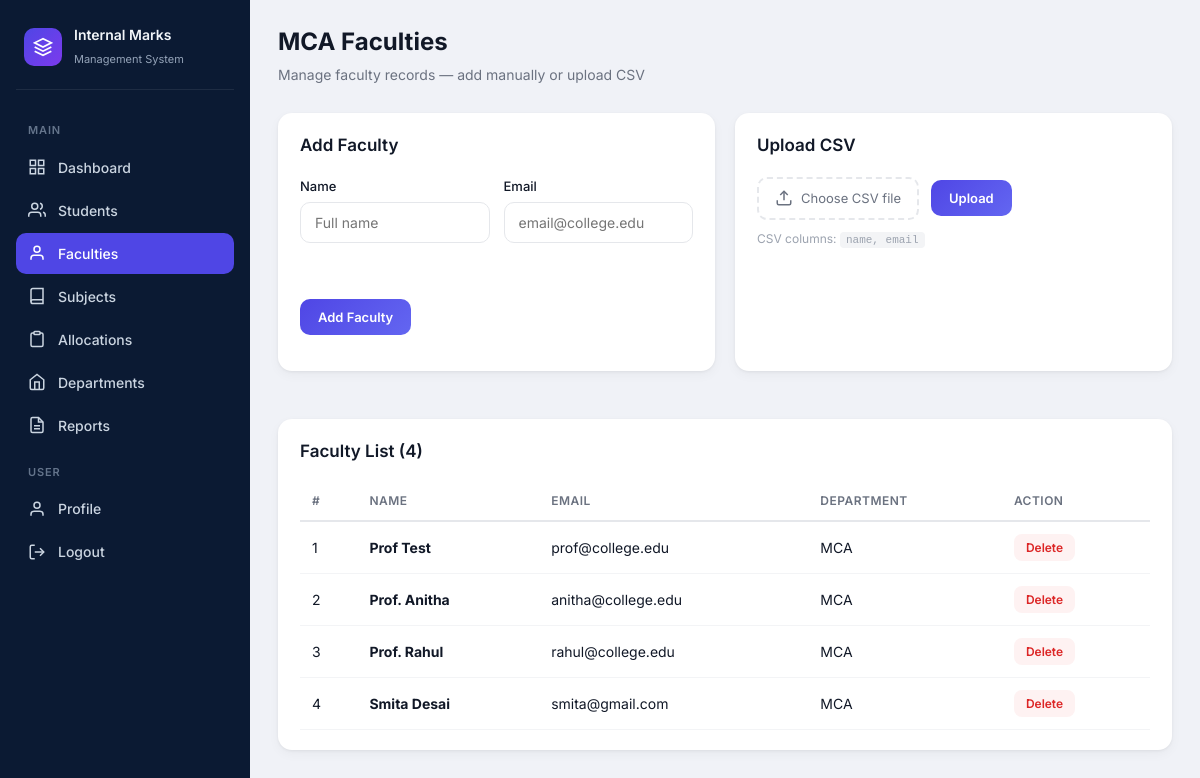
/faculties (signed in), run on the app's committed database.
### tables this page shows
CREATE TABLE faculties (
            id INTEGER PRIMARY KEY AUTOINCREMENT,
            name TEXT NOT NULL,
            email TEXT UNIQUE NOT NULL,
            department TEXT NOT NULL DEFAULT 'MCA',
            password TEXT NOT NULL,
            created_at TEXT NOT NULL
        );

### app.py (the view, shortened to what this page needs)
@app.route("/faculties", methods=["GET", "POST"])
@admin_required
def faculties():
    return render_template(
        "faculties.html",
        admin_name=session.get("admin_name", "Admin"),
        faculties=db.get_faculties(),
        active_page="faculties",
    )

### app.py (called while the page is built)
def admin_required(f):
    @wraps(f)
    def decorated(*args, **kwargs):
        if not session.get("logged_in") or session.get("role") != "admin":
            return redirect(url_for("login"))
        return f(*args, **kwargs)
    return decorated

### database.py (called while the page is built)
def get_faculties(department=DEPARTMENT):
    stmt = select(faculties).where(faculties.c.department == department).order_by(faculties.c.name)
    with engine.connect() as conn:
        rows = conn.execute(stmt).mappings().all()
    return [dict(r) for r in rows]

### templates/faculties.html (shortened to what this page needs)
{% extends "base.html" %}
{% from "partials/flash.html" import flash_messages %}
{% block body %}
<div class="app-layout">
    {% include "partials/admin_sidebar.html" %}
    <main class="main">
        <header class="topbar">
            <div>
                <h1>MCA Faculties</h1>
                <p class="page-subtitle">Manage faculty records — add manually or upload CSV</p>
            </div>
        </header>
        <div class="management-grid">
            <section class="panel">
                <div class="panel-header"><h2>Add Faculty</h2></div>
                <form method="POST" class="inline-form">
                    <div class="form-row">
                        <div class="form-group">
                            <label>Name</label>
                            <input type="text" name="name" placeholder="Full name" required>
                        </div>
                        <div class="form-group">
                            <label>Email</label>
                            <input type="email" name="email" placeholder="email@college.edu" required>
                        </div>
                        <div class="form-group form-action">
                            <label>&nbsp;</label>
                            <button type="submit" class="btn-primary-sm">Add Faculty</button>
                        </div>
                    </div>
                </form>
            </section>
            <section class="panel">
                <div class="panel-header"><h2>Upload CSV</h2></div>
                <form method="POST" enctype="multipart/form-data" class="csv-form">
                    <div class="csv-upload-area">
                        <label for="faculty-csv" class="csv-label">
                            <svg viewBox="0 0 24 24" fill="none" stroke="currentColor" stroke-width="2"><path d="M21 15v4a2 2 0 0 1-2 2H5a2 2 0 0 1-2-2v-4"/><polyline points="17 8 12 3 7 8"/><line x1="12" y1="3" x2="12" y2="15"/></svg>
                            Choose CSV file
                        </label>
                        <button type="submit" class="btn-primary-sm">Upload</button>
                    </div>
                    <p class="csv-hint">CSV columns: <code>name, email</code></p>
                </form>
            </section>
        </div>
        <section class="panel">
            <div class="panel-header">
                <h2>Faculty List ({{ faculties|length }})</h2>
            </div>
            {% if faculties %}
            <div class="table-wrap">
                <table class="data-table">
                    <thead>
                        <tr>
                            <th>#</th>
                            <th>Name</th>
                            <th>Email</th>
                            <th>Department</th>
                            <th>Action</th>
                        </tr>
                    </thead>
                    <tbody>
                        {% for f in faculties %}
                        <tr>
                            <td>{{ loop.index }}</td>
                            <td><strong>{{ f.name }}</strong></td>
                            <td>{{ f.email }}</td>
                            <td>{{ f.department }}</td>
                            <td>
                                <form method="POST" action="{{ url_for('delete_faculty', faculty_id=f.id) }}" onsubmit="return confirm('Delete {{ f.name }}?')">
                                    <button type="submit" class="btn-danger-sm">Delete</button>
                                </form>
                            </td>
                        </tr>
                        {% endfor %}
                    </tbody>
                </table>
            </div>
            {% else %}
            <p class="empty-text">No faculties yet. Add manually or upload a CSV file.</p>
            {% endif %}
        </section>
    </main>
</div>
{% endblock %}

### static/css/style.css (style rules this page uses)
*, *::before, *::after { box-sizing: border-box; margin: 0; padding: 0; }
:root { --sidebar-bg: #0b1a33; --sidebar-hover: #152a4a; --sidebar-active: #4f46e5; --page-bg: #f0f2f7; --card-bg: #ffffff; --text-primary: #111827; --text-secondary: #6b7280; --text-muted: #9ca3af; --border: #e5e7eb; --purple: #7c3aed; --green: #059669; --yellow: #d97706; --pink: #db2777; --orange: #ea580c; --blue: #2563eb; --radius: 14px; --shadow: 0 1px 3px rgba(0, 0, 0, 0.06), 0 4px 12px rgba(0, 0, 0, 0.04); }
body { font-family: "Inter", system-ui, -apple-system, sans-serif; background: var(--page-bg); color: var(--text-primary); line-height: 1.5; }
.form-group { margin-bottom: 16px; }
.form-group label { display: block; font-size: 13px; font-weight: 500; color: var(--text-primary); margin-bottom: 6px; }
.form-group input { width: 100%; padding: 11px 14px; border: 1px solid var(--border); border-radius: 10px; font-size: 14px; font-family: inherit; outline: none; transition: border-color 0.15s, box-shadow 0.15s; }
.app-layout { display: flex; min-height: 100vh; }
.main { flex: 1; margin-left: 250px; padding: 24px 28px; min-height: 100vh; }
.topbar { display: flex; align-items: center; justify-content: space-between; margin-bottom: 28px; }
.topbar h1 { font-size: 24px; font-weight: 700; color: var(--text-primary); }
.panel { background: var(--card-bg); border-radius: var(--radius); padding: 20px 22px; box-shadow: var(--shadow); margin-bottom: 24px; }
.panel-header { display: flex; align-items: center; justify-content: space-between; margin-bottom: 18px; }
.panel-header h2 { font-size: 17px; font-weight: 600; }
.page-subtitle { font-size: 14px; color: var(--text-secondary); margin-top: 4px; }
.management-grid { display: grid; grid-template-columns: 1fr 1fr; gap: 20px; margin-bottom: 24px; }
.form-row { display: flex; flex-wrap: wrap; gap: 14px; align-items: flex-end; }
.form-row .form-group { flex: 1; min-width: 140px; }
.form-row .form-action { flex: 0; }
.btn-primary-sm { padding: 10px 18px; border: none; border-radius: 10px; background: linear-gradient(135deg, #4f46e5, #6366f1); color: #fff; font-size: 13px; font-weight: 600; font-family: inherit; cursor: pointer; white-space: nowrap; }
.btn-danger-sm { padding: 6px 12px; border: none; border-radius: 8px; background: #fef2f2; color: #dc2626; font-size: 12px; font-weight: 600; font-family: inherit; cursor: pointer; }
.csv-form { display: flex; flex-direction: column; gap: 10px; }
.csv-upload-area { display: flex; align-items: center; gap: 12px; flex-wrap: wrap; }
.csv-label { display: flex; align-items: center; gap: 8px; padding: 10px 16px; border: 2px dashed var(--border); border-radius: 10px; font-size: 13px; color: var(--text-secondary); cursor: pointer; transition: border-color 0.15s; }
.csv-label svg { width: 18px; height: 18px; }
.csv-hint { font-size: 12px; color: var(--text-muted); }
.csv-hint code { background: #f3f4f6; padding: 2px 6px; border-radius: 4px; font-size: 11px; }
.table-wrap { overflow-x: auto; }
.data-table { width: 100%; border-collapse: collapse; font-size: 14px; }
.data-table th { text-align: left; padding: 10px 12px; font-size: 12px; font-weight: 600; color: var(--text-secondary); text-transform: uppercase; letter-spacing: 0.04em; border-bottom: 2px solid var(--border); }
.data-table td { padding: 12px; border-bottom: 1px solid #f3f4f6; }

### data on the page
faculties: name "Prof Test", email "prof@college.edu", department "MCA"
faculties: name "Prof. Anitha", email "anitha@college.edu", department "MCA"
faculties: name "Prof. Rahul", email "rahul@college.edu", department "MCA"
faculties: name "Smita Desai", email "smita@gmail.com", department "MCA"

### other printed values
{{ faculties|length }} "4"
